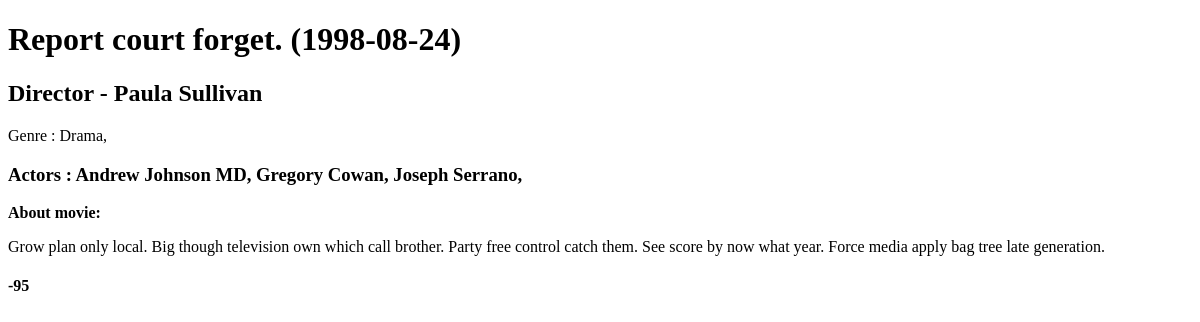
Before: /movies/110 with the older database file.
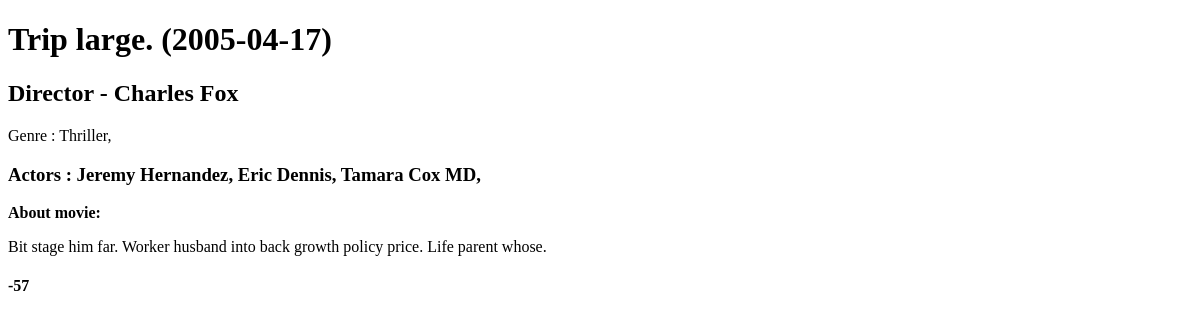
After: the same page with the newer database file.
### main/models.py (models this page shows)
class Movie(models.Model):
    title = models.CharField("Movie title", max_length=50, db_index=True)
    data = models.TextField("Movie data", default="")
    picture = models.ImageField("Movie picture", null=True)
    genre = models.ManyToManyField(Genre)
    director = models.ForeignKey(Director, on_delete=models.CASCADE, null=True)
    release_date = models.DateField("Movie release_date", null=True)
    raiting = models.IntegerField("Movie raiting", default=0, db_index=True)
    actors = models.ManyToManyField(Actor)
    def __str__(self):
        return '{} ({})'.format(self.title, self.release_date)

class Director(models.Model):
    name = models.CharField("Director name", max_length=60)
    def __str__(self):
        return self.name

class Genre(models.Model):
    title = models.CharField("Genre title", max_length=30)
    def __str__(self):
        return self.title

class Actor(models.Model):
    name = models.CharField("Actor name", max_length=60)
    def __str__(self):
        return self.name

### main/views.py (the view)
# urls.py: path('movies/<int:movie_pk>', cache_page(60)(get_about_movie), name='about_movie'),
def get_about_movie(request, movie_pk):
    post_about_movie = get_object_or_404(Movie, pk=movie_pk)
    return render(request, 'main/about_movie.html', {'title': post_about_movie,
                                                     "movie": post_about_movie})

### main/middletvar.py (called while the page is built)
    def __call__(self, request):
        start_time = time.time()
        response = self.get_response(request)
        duration = time.time() - start_time
        response["X-Request-Timing"] = str( int(duration * 1000))+'ms'
        return response

### main/templates/main/about_movie.html (shortened to what this page needs)
{%extends 'main/base.html'%}
{% block content %}
    <h1>{{movie}}</h1>
    <h2>Director - {{movie.director}}</h2>
<p>Genre : {% for el in movie.genre.all %}
    {{el}},
{% endfor %}</p>
<h3> Actors : {% for el in movie.actors.all %}
{{el}},
{% endfor %}</h3>
    <p><b>About movie:</b></p>
    <p>{{movie.data}}</p>
    <h4>{{movie.raiting}}</h4>
{%endblock%}

Changed rows visible on the page:
no longer on this page (row unchanged): Genre: title "Drama"
no longer on this page (row edited): Actor: name "Andrew Johnson MD"
no longer on this page (row edited): Actor: name "Gregory Cowan"
no longer on this page (row edited): Actor: name "Joseph Serrano"
changed Movie: title+release_date "Report court forget. (1998-08-24)" → "Trip large. (2005-04-17)"; director "Paula Sullivan" → "Charles Fox"; data "Grow plan only local. Big though television own which call brother. Party free control catch them. See score by now what year. Force media apply bag tree late generation." → "Bit stage him far. Worker husband into back growth policy price. Life parent whose."; raiting "-95" → "-57"
now on this page (row unchanged): Genre: title "Thriller"
now on this page (row edited): Actor: name "Jeremy Hernandez"
now on this page (row edited): Actor: name "Eric Dennis"
now on this page (row edited): Actor: name "Tamara Cox MD"
